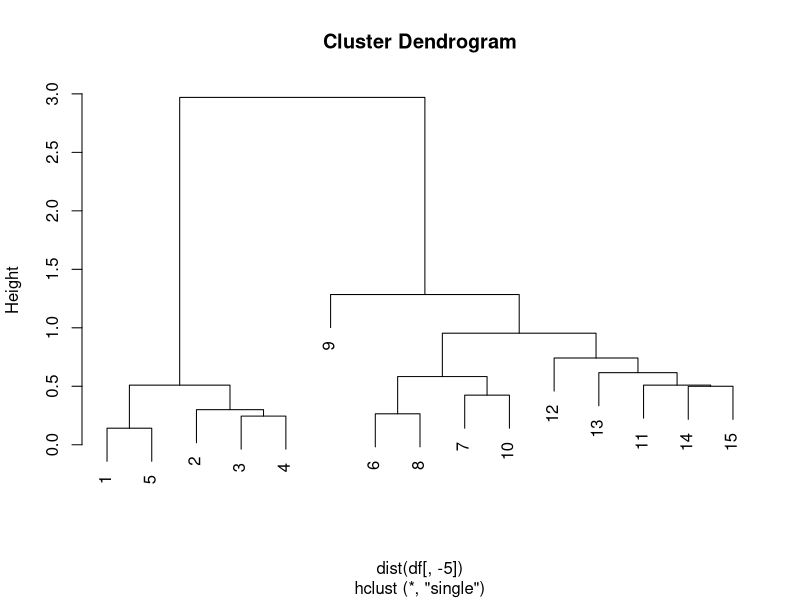

The R script that drew this image:
## ---- chunk 1
knitr::opts_chunk$set(echo = TRUE, fig.align = "center")
## ---- chunk 2
library(tidyverse)
## ---- chunk 3
#taking only a small portion of the iris data
df <- iris[c(1:5, 51:55, 101:105), ]
#resetting the row names of the iris data so they are 1:15 
rownames(df) <- NULL
## ---- chunk 4
#checking the number of observations and variables
dim(iris)

#checking the structure of the data
str(iris)

#checking the first 6 observations
head(iris)

#checking the last 6 observations
tail(iris)

#checking if there are any missing values
any(is.na(iris))
## ---- chunk 5
table(df$Species)
## ---- chunk 6
scale(x = df[, -5])
## ---- chunk 7
#making a distance matrix using the dist() function to double check results later
dist_check <- round(as.matrix(dist(x = df[, -5], method = "euclidean")), digits = 2)

#making a function to calculate the euclidean distance between all pairs of observations 
dist_mat <- function(df){
  
  #getting the number of observations
  n <- nrow(df)
  
  #converting the data frame into a matrix
  mat <- as.matrix(df)

  #creating a storage for the output of the for loop
  mat_out <- matrix(data = 0, nrow = n, ncol = n)
  
  #creating a double for loop to calculate the euclidean distances between all pairs of observations
    for (i in 1:n){ 
      for (j in 1:n){ 
        mat_out[i,j] <- round(sqrt(sum((mat[i,] - mat[j,])^2)), digits = 2)
    }
  }
  
  #printing the output
  return(mat_out)
}

#double checking to make the sure function runs
dist_calc <- dist_mat(df = df[, -5])

#checking the if 2 matrices have the same output - first we need to coerce the dist_check into a proper R matrix so that the structures of the 2 matrices are exactly the same
identical(matrix(data = c(dist_check), nrow = 15, ncol = 15, byrow = T), dist_calc)
## ---- chunk 8
hclustScratch <- function(dist){
  
  #first some error control
  if(!is.matrix(dist)){ #the input must be a matrix 
    stop("The dist input must be a matrix")
  }
  if(any(!is.numeric(dist))){ #the matrix must contain numeric values 
    stop("The dist matrix must contain numeric values")
  }
  
  #setting the diagonal of the distance matrix to infinity so it will not interfere with finding the minimum, since the diagonal is all 0s
  diag(dist) <- Inf
  #getting the number of observations
  nclust <- nrow(dist)
  #creating a storage matrix to track which indices have been merged
  groups <- matrix(NA, nrow(dist) - 1, 2)
  #creating a storage vector for the minimum distance selected at each iteration
  mindist_stor <- numeric()
  #initializing j which will be used for marking indices 
  j <- 1
  
  #starting the while loop which will keep iterating until there is only a single cluster remaining
  while(nclust > 2){
  
  #getting the indices of the 2 observations with the smallest euclidean distance
  group <- sort(as.numeric(which(dist == min(dist), arr.ind = T)[1,]))
  #tracking the indices of the observations with the lowest distance between them
  groups[j,] <- group
  #getting a numeric value for the minimum distance
  mindist <- dist[group[1], group[2]]
  #storing the minimum distance in the storage vector
  mindist_stor[j] <- mindist
  #creating a sequence from 1 to the number of rows in the distance matrix but with the 2 indices that had the smallest distance omitted
  seqal<- (1:nrow(dist))[!(1:nrow(dist)) %in% group]
  #creating a storage vector for the new distances (which will be updated using single linkage between the cluster and original observations)
  newdists <- c()
  
  #now to run a for loop over the indices which have not been removed from the distance matrix to update the distance matrix because a cluster has been formed 
  #that is, the distances between all of the original observations that have not been removed stay the same, but new distances must be calculated between the observations and the cluster using single linkage in this case 
  for(i in seqal){
    #using single linkage to calculate the new distances between the cluster and observations.
    #in single linkage clustering, the distance between two clusters is determined by a single pair of elements: those two elements (one in each cluster) that are closest to each other, hence why we are using the min() function 
    val <- min(dist[group[1], i], dist[group[2], i])
    #storing the minimum distances in the newdists vector 
    newdists <- append(newdists,val)
  }
  
  #adding infinity on the end of the new distances matrix so the dimensions are correct since the updated matrix is n - 1 and the previous for loop is n - 2 because the indices of the observations are removed 
  newdists <- c(newdists, Inf)
  #getting the number of clusters, which will be be n-1 after every update 
  nclust <- length(newdists)
  
  #removing the indices of the observations that have the minimum distance between them while maintaining the object structure with drop = F; this will keep it as a matrix and not drop the dimensions 
  dist2 <- dist[,-c(group[1],group[2]), drop = F]
  dist2 <- dist2[-c(group[1],group[2]),, drop = F]
  
  #this will create a new storage matrix with the same dimensions as there are clusters; it will contain only infinity so that, after it is filled with new distances, we wont run into issues with finding the minimum or with symmetry 
  dist3 <- matrix(Inf, nrow = nclust, ncol = nclust)
  #filling the storage infinity matrix with the original distances between the observations
  dist3[1:(nclust-1), 1:(nclust-1)] <- dist2
  #putting the updated distances into the matrix so now we a completely updated distance matrix
  dist3[nclust, ] <- newdists
  dist3[, nclust] <- newdists
  
  #updating the distance matrix for when it runs again  
  dist <- dist3
  #updating j 
  j <- j + 1
  
  }
  
  if(nclust > 1){
  #getting the indices of the 2 observations with the smallest euclidean distance
  group <- sort(as.numeric(which(dist == min(dist), arr.ind = T)[1,]))
  #tracking the indices of the observations with the lowest distance between them
  groups[j,] <- group
  #getting a numeric value for the minimum distance
  mindist <- dist[group[1], group[2]]
  #storing the minimum distance in the storage vector
  mindist_stor[j] <- mindist
  }
  
  #returning which indices were combined in order 
  return(list("Groups" = groups, "Height" = mindist_stor))
}
## ---- chunk 9
#getting the output from our hierarchical clustering code
hclust_ours <- hclustScratch(dist = dist_calc)

#getting the output from the base R hierarchical clustering function
hclust_r <- hclust(d = dist(df[, -5]), method = "single")

#comparing the 2 outputs
hclust_ours$Height
round(hclust_r$height, digits = 2)
## ---- chunk 10
plot(hclust_r)
## ---- chunk 11
sessionInfo()
